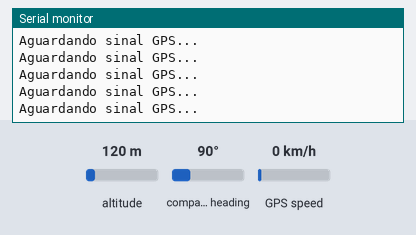
Bench run of a sketch on a simulated Arduino Uno, built with avr-gcc and run on an emulated ATmega328P. Parts: the last lines printed to the serial monitor. Inputs (shaded band) come from the test bench; at power-on: altitude 120 m, GPS speed 0 km/h, compass heading 90°. The GPS gets a fix after 3 s at 37.7749, -122.4194 with 8 satellites.

Above: at 1.2 s.
1.3 s: altitude set to 20 m
At 4.29 s:
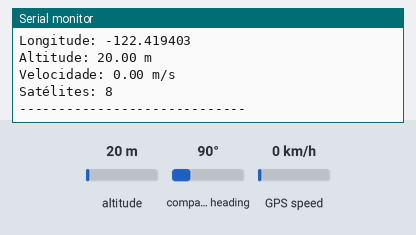
6.1 s: GPS speed set to 30 km/h
At 8.01 s:
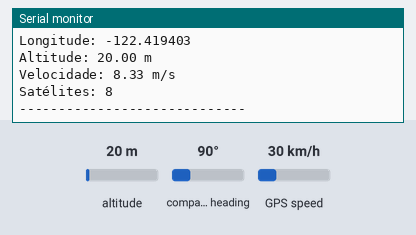

The sketch:

gpsneo6m.ino
```cpp
#include <SoftwareSerial.h>
#include <TinyGPSPlus.h>

// -----------------------------
// CONFIGURAÇÃO DO GPS
// -----------------------------

// RX do Arduino recebe do TX do GPS
// TX do Arduino envia para o RX do GPS
SoftwareSerial gpsSerial(4, 3);

TinyGPSPlus gps;


// -----------------------------
// SETUP
// -----------------------------

void setup()
{
    Serial.begin(9600);

    // NEO-6M normalmente inicia em 9600 baud
    gpsSerial.begin(9600);

    Serial.println("Iniciando GPS...");
}


// -----------------------------
// LOOP
// -----------------------------

void loop()
{
    // Enquanto houver dados vindos do GPS
    while (gpsSerial.available())
    {
        // Envia os dados recebidos para o TinyGPSPlus
        gps.encode(gpsSerial.read());
    }


    // Se o GPS conseguiu uma localização válida
    if (gps.location.isValid())
    {
        Serial.println("-----------------------------");

        Serial.print("Latitude: ");
        Serial.println(gps.location.lat(), 6);

        Serial.print("Longitude: ");
        Serial.println(gps.location.lng(), 6);

        Serial.print("Altitude: ");
        Serial.print(gps.altitude.meters());
        Serial.println(" m");

        Serial.print("Velocidade: ");
        Serial.print(gps.speed.mps());
        Serial.println(" m/s");

        Serial.print("Satélites: ");
        Serial.println(gps.satellites.value());

        Serial.println("-----------------------------");
    }
    else
    {
        Serial.println("Aguardando sinal GPS...");
    }

    delay(200);
}
```

Measured:
- after the input at 1.3 s, the serial monitor: prints a new line after 1.9 s (image 1)
- after the input at 6.1 s, the serial monitor: prints a new line after 0.82 s (image 2)
